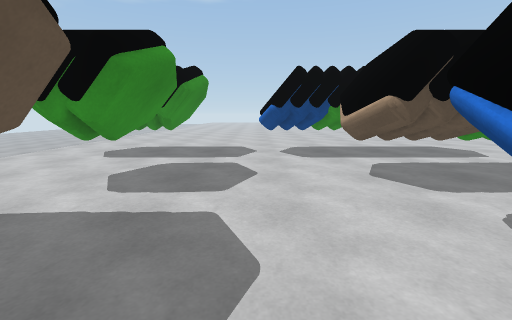
[1] (above)

22 first-person views from a walk through a 3-D level made in the Unity game engine. The camera is 1.3 m above the floor, tilts 10° down and sees 90° across. The floor is counted in squares, 1 m on a side. Each view is taken from the middle of a square. On the plan, view 1 faces up. The plan holds only what a view shows up to about 13 squares ahead; the rest is blank. The place goes on beyond the plan.

[2]
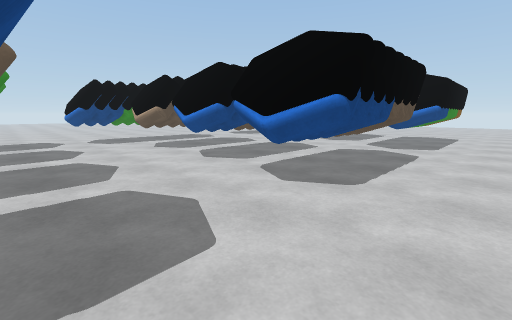

[3]
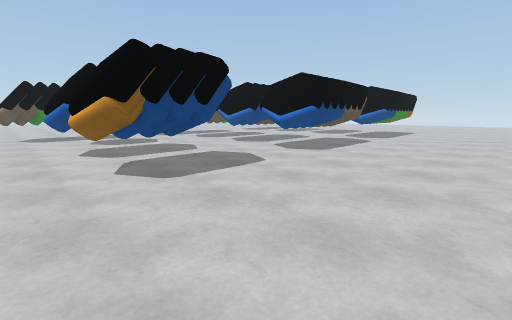

[4]
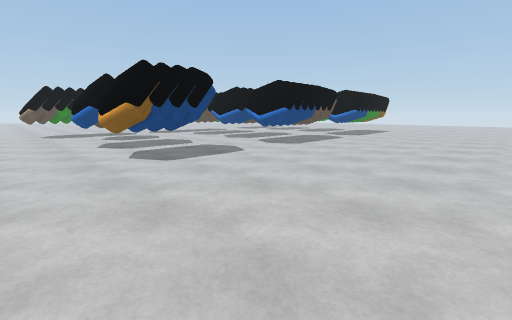

[5]
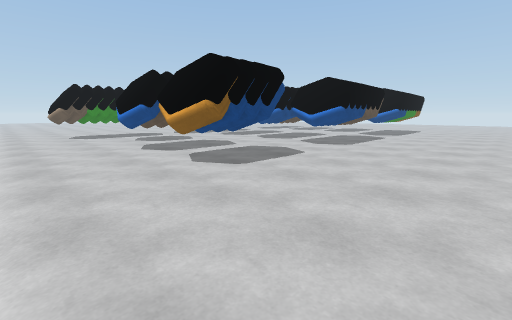

[6]
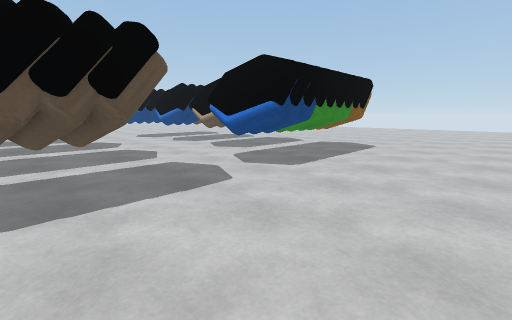

[7]
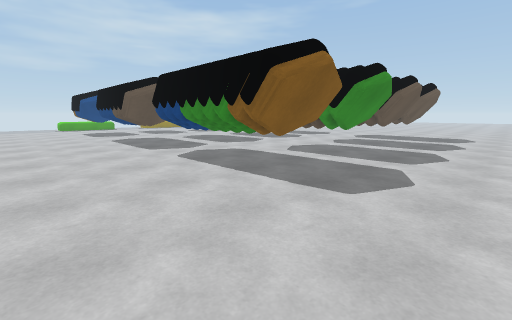

[8]
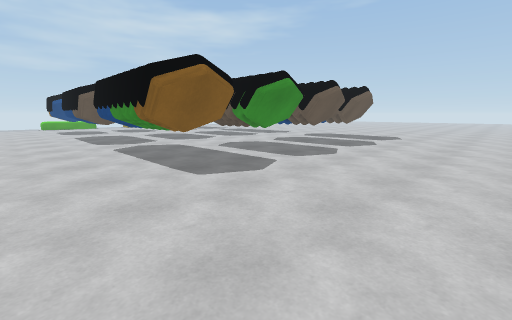

[9]
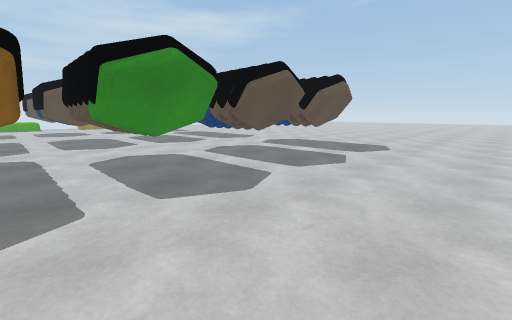

[10]
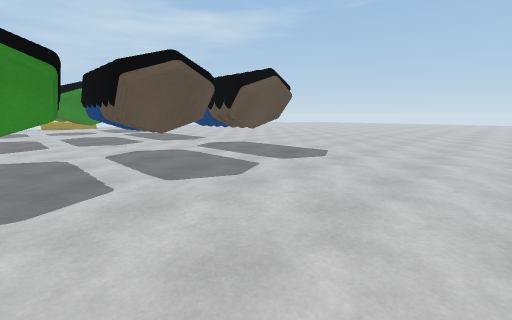

[11]
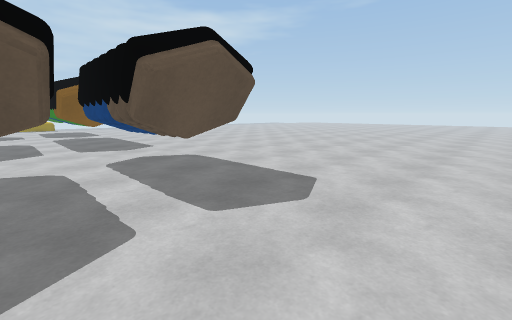

[12]
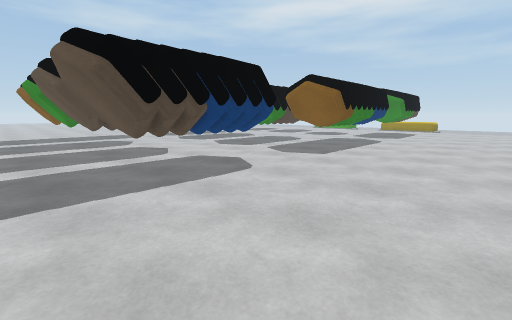

[13]
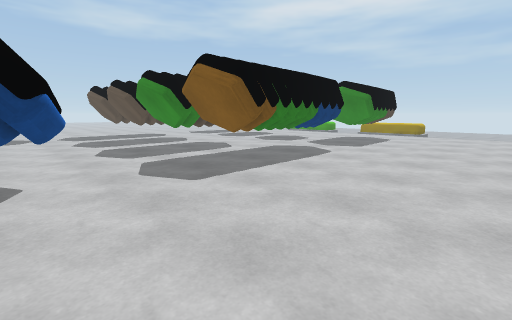

[14]
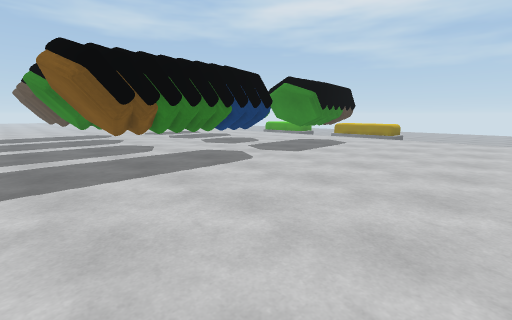

[15]
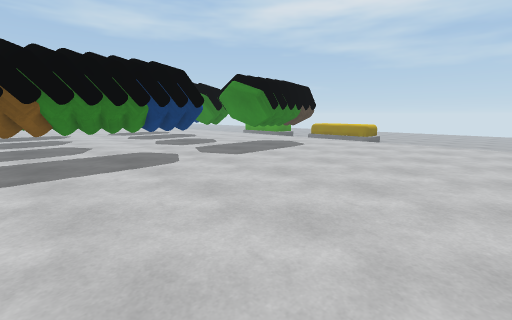

[16]
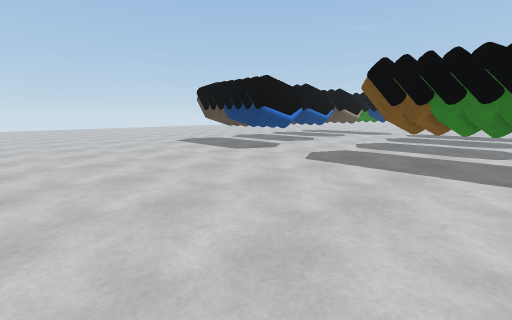

[17]
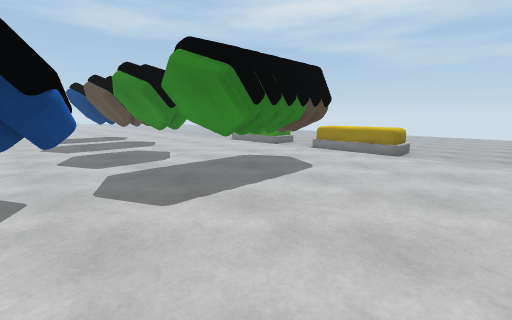

[18]
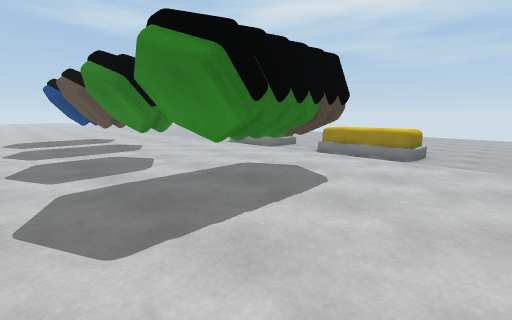

[19]
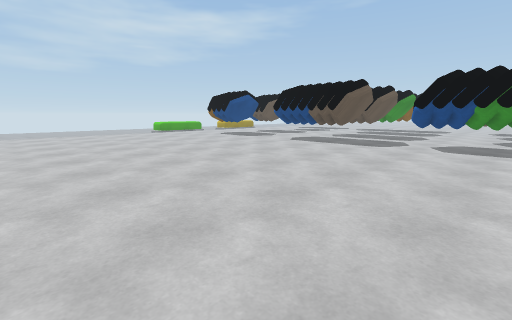

[20]
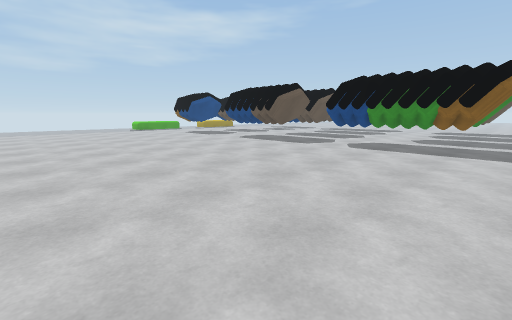

[21]
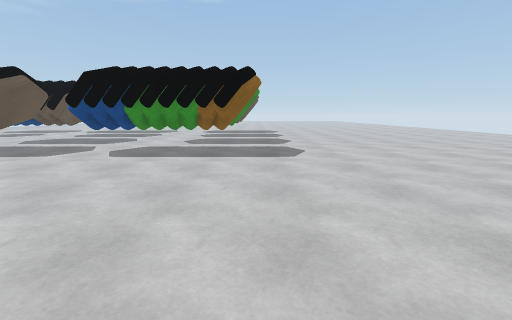

[22]
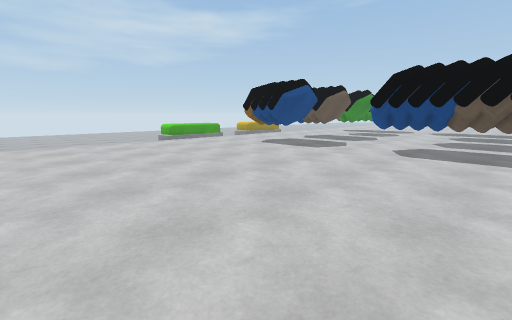

### Floor plan
Key: @ floor where view 1 was taken; . floor; O other object.
Columns run from 8 left of view 1 to 20 right of it. Each row starts with its distance up from view 1.
 17 ............ ................
 16 .............................
 15 .............................
 14 .............................
 13 .............................
 12 .............................
 11 .............................
 10 ..OOOOO.OOOOOOO..OOOOOO......
  9 ..OOOOO.OOOOOOO..OOOOOO......
  8 ..OOOOO.OOOOOOO..OOOOOO......
  7 .....O.....  O....OO O.......
  6 ....OOO...OOOOO...OOOOO......
  5 .... OO...OOOOO...OOOOO......
  4 .....OO...OOOOO...OOOO.......
  3 ...OOOO...OO OO...OO O.......
  2 ...OOOO...OOOOO...OOOOO......
  1 ...OOOO...OOOOO...OOOOO......
  0 ....O ..@..OOO....OOOO.......
 -1 ...OOOO...O  OO.OO   OO......
 -2 ...OOOO..OOOOOO.OOOOOOO......
 -3 ...OOOO...OOOOO.OOOOOOO......
 -4 .............................
 -5 .............................
 -6 .............................
 -7 .............................
 -8 ...........................
 -9 ..........................
-10 .........................
-11 .......................
-12 ......................
-13   ................... .
-14   ................ .

Where each view was taken, in squares from view 1:
view 1: 0 up, 0 right, facing up
view 2: 5 down, 2 left, facing up-right
view 3: 8 down, 6 left, facing up-right
view 4: 10 down, 7 left, facing up-right
view 5: 8 down, 8 left, facing up-right
view 6: 7 down, 4 right, facing up-right
view 7: 7 down, 17 right, facing up-left
view 8: 6 down, 20 right, facing up-left
view 9: 1 down, 19 right, facing up-left
view 10: 2 up, 20 right, facing up-left
view 11: 6 up, 18 right, facing up-left
view 12: 15 up, 15 right, facing down-left
view 13: 15 up, 10 right, facing down-left
view 14: 16 up, 7 right, facing down-left
view 15: 17 up, 5 right, facing down-left
view 16: 17 up, 3 right, facing down-right
view 17: 14 up, 1 right, facing down-left
view 18: 13 up, 0 right, facing down-left
view 19: 14 down, 11 right, facing up-left
view 20: 13 down, 14 right, facing up-left
view 21: 11 down, 14 right, facing up
view 22: 12 down, 5 right, facing up-left
